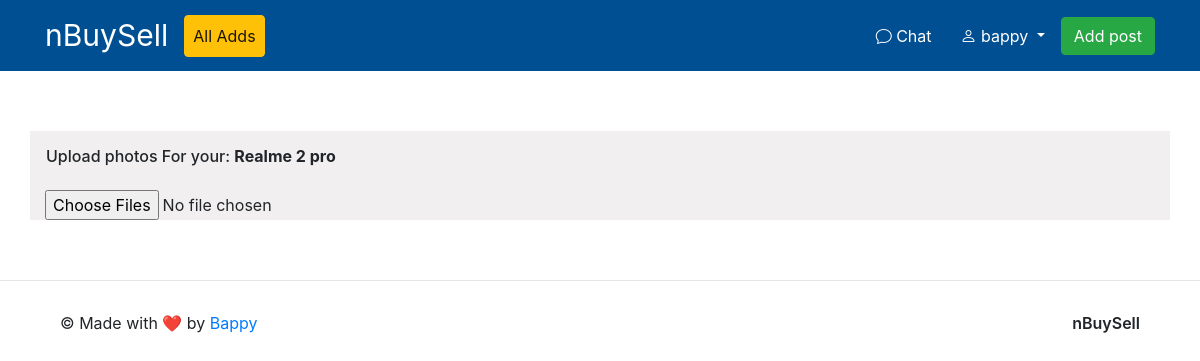
Before: /upload/2 (signed in) with the older database file.
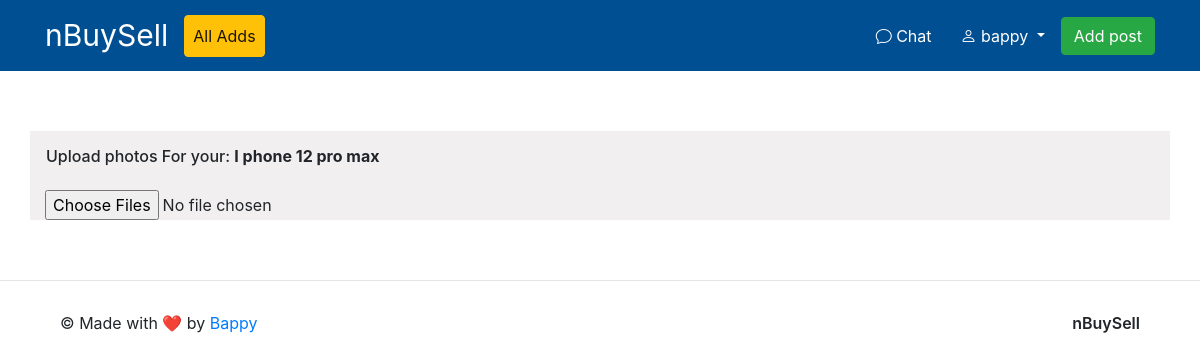
After: the same page with the newer database file.
### buysell/models.py (models this page shows, shortened)
class Product(models.Model):
    name = models.TextField(max_length=100)
    price = models.IntegerField()
    condition_opt = (
        ('used', 'Used'),
        ('new', 'New'),
    )
    post_cat = (
        ('sell', 'Sell'),
        ('buy', 'Buy')
    )
    category = models.ForeignKey(
        Category, on_delete=models.SET_NULL, null=True)
    condition = models.CharField(max_length=10, choices=condition_opt)
    post_category = models.CharField(max_length=10, choices=post_cat)
    details = models.TextField(max_length=300)
    is_negotiable = models.BooleanField(default=True)
    location = models.ForeignKey(
        Location, on_delete=models.SET_NULL, null=True)
    uploaded_time = models.DateTimeField(auto_now_add=True)
    author = models.ForeignKey(User, on_delete=models.CASCADE)
    phone = models.TextField(max_length=13)
    url = models.TextField(max_length=40)
    image = models.ManyToManyField(Image, blank=True)
    class Meta:
        ordering = ['uploaded_time']

### buysell/views.py (the view)
# urls.py: path('upload/<id>', views.uploadview, name='uploadview'),
def uploadview(request, id):
    product_exit = Product.objects.filter(id=id).count()
    if product_exit and Product.objects.get(id=id).author == request.user:
        return render(request, 'upload-image.html', {'id': id, 'product': Product.objects.get(id=id)})
    else:
        return redirect('homeview')

### buysell/templates/upload-image.html (shortened to what this page needs)
{% extends "base.html" %}
{% block css%}
{% load static %}
<link rel="stylesheet" href="https://cdnjs.cloudflare.com/ajax/libs/dropzone/5.9.2/basic.min.css" />
<link rel="stylesheet" href="https://cdnjs.cloudflare.com/ajax/libs/dropzone/5.9.2/dropzone.min.css" />
{% endblock %}
{% block main %}
    <section class="body container">
        <div class="details">
            <div class="row">
                <div class="col-md-6 p-3">
                    <div class="h6">
                        Upload photos For your:
                        <strong>{{ product.name }}</strong>
                    </div>
                </div>
            </div>
        </div>
        <form action="../uploads/" method="post" class="dropzone">
            <div class="fallback">
                <input name="file" type="file" multiple />
            </div>
        </form>
    </section>
{% endblock %}

Changed rows visible on the page:
changed Product: name "Realme 2 pro" → "I phone 12 pro max"
